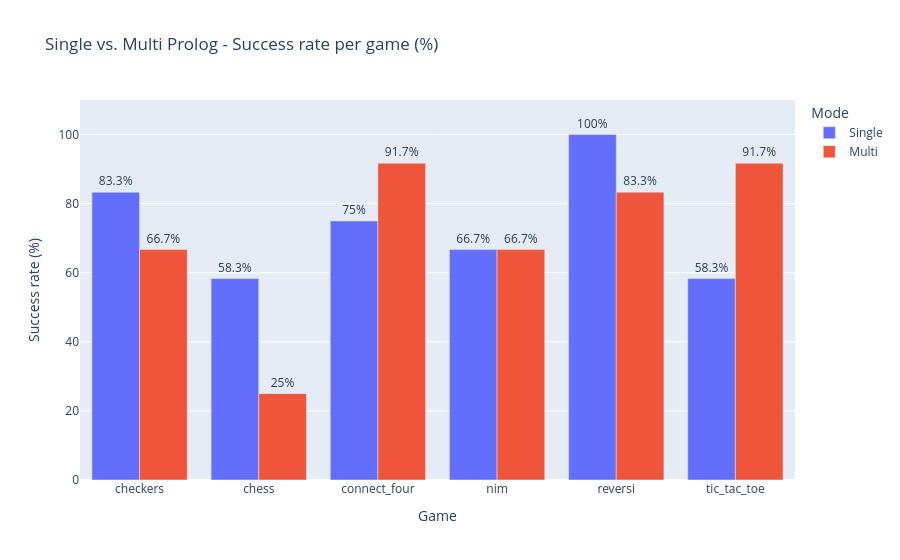

The notebook cell saved with this chart:
### Code cell
sv_data = (
    df.groupby(["game_name", "multi"])["success"]
    .mean()
    .mul(100)
    .round(1)
    .reset_index()
)
sv_data["prolog_mode"] = sv_data["multi"].map({True: "Multi", False: "Single"})

fig = px.bar(
    sv_data,
    x="game_name", y="success", color="prolog_mode",
    barmode="group",
    text="success",
    title="Single vs. Multi Prolog - Success rate per game (%)",
    labels={"success": "Success rate (%)", "game_name": "Game", "prolog_mode": "Mode"},
    range_y=[0, 110]
)
fig.update_traces(texttemplate="%{text}%", textposition="outside")
fig.show()

### Figure 1 — Plotly figure (JSON) as saved in the notebook; plotly's stock layout.template omitted (floating-point values rounded to 4 significant figures)
{"data": [{"alignmentgroup": "True", "hovertemplate": "Mode=Single<br>Game=%{x}<br>Success rate (%)=%{text}<extra></extra>", "legendgroup": "Single", "marker": {"color": "#636efa", "pattern": {"shape": ""}}, "name": "Single", "offsetgroup": "Single", "orientation": "v", "showlegend": true, "text": [83.3, 58.3, 75.0, 66.7, 100.0, 58.3], "textposition": "outside", "texttemplate": "%{text}%", "type": "bar", "x": ["checkers", "chess", "connect_four", "nim", "reversi", "tic_tac_toe"], "xaxis": "x", "y": [83.3, 58.3, 75.0, 66.7, 100.0, 58.3], "yaxis": "y"}, {"alignmentgroup": "True", "hovertemplate": "Mode=Multi<br>Game=%{x}<br>Success rate (%)=%{text}<extra></extra>", "legendgroup": "Multi", "marker": {"color": "#EF553B", "pattern": {"shape": ""}}, "name": "Multi", "offsetgroup": "Multi", "orientation": "v", "showlegend": true, "text": [66.7, 25.0, 91.7, 66.7, 83.3, 91.7], "textposition": "outside", "texttemplate": "%{text}%", "type": "bar", "x": ["checkers", "chess", "connect_four", "nim", "reversi", "tic_tac_toe"], "xaxis": "x", "y": [66.7, 25.0, 91.7, 66.7, 83.3, 91.7], "yaxis": "y"}], "layout": {"barmode": "group", "legend": {"title": {"text": "Mode"}, "tracegroupgap": 0}, "title": {"text": "Single vs. Multi Prolog - Success rate per game (%)"}, "xaxis": {"anchor": "y", "domain": [0, 1], "title": {"text": "Game"}}, "yaxis": {"anchor": "x", "domain": [0, 1], "range": [0, 110], "title": {"text": "Success rate (%)"}}}}
